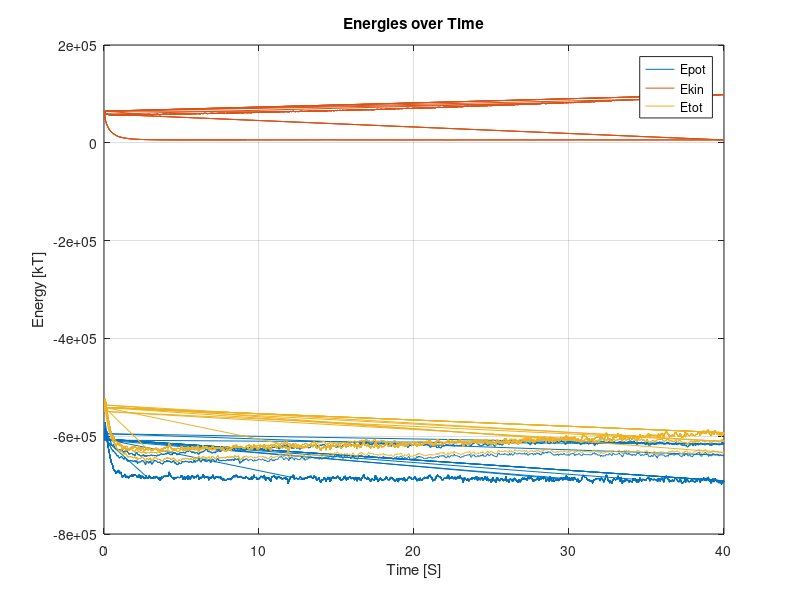

The MATLAB source for this figure:
close all
clear

% Load data from CSV file
data = csvread('Energy.csv', 1, 0);

% Extract columns
%Step = data(:,1);
Time = data(:,1);
Epot = data(:,2);
Ekin = data(:,3);
Etot = data(:,4);

% Plot energies over time
figure;
plot(Time, Epot,  'DisplayName', 'Epot');%'r-', 'LineWidth', 1.5,
hold on;
plot(Time, Ekin,  'DisplayName', 'Ekin');%'b-', 'LineWidth', 1.5,
plot(Time, Etot,  'DisplayName', 'Etot');%'g-', 'LineWidth', 1.5,
xlabel('Time [S]');
ylabel('Energy [kT]');
title('Energies over Time');
legend('Location', 'Best');
grid on;
hold off;
